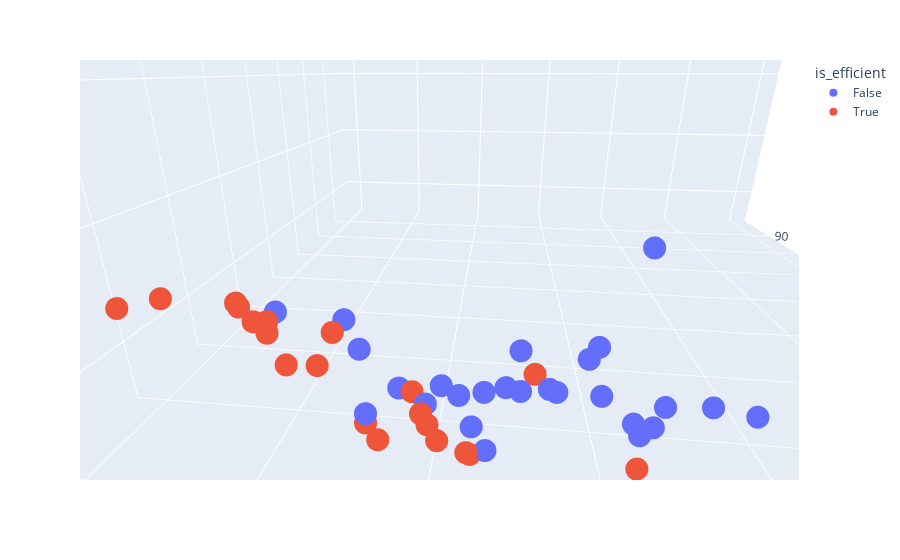

Write notebook code for a chart like this one.
### Code cell
import plotly.express as px

fig = px.scatter_3d(df, x='throughput_time', y='throughput', z='wip', hover_data=['cost', 'Generation', 'population_number', 'agg_fitness'],
              color=df['is_efficient'], color_continuous_scale=px.colors.sequential.Viridis)
fig.show()

### Figure 1 — Plotly figure (JSON) as saved in the notebook; plotly's stock layout.template omitted (floating-point values rounded to 4 significant figures; data arrays with more than 128 entries replaced by an {"elided": "..."} marker saying what was removed)
{"data": [{"customdata": {"elided": "38x4 float values"}, "hovertemplate": "is_efficient=False<br>throughput_time=%{x}<br>throughput=%{y}<br>wip=%{z}<br>cost=%{customdata[0]}<br>Generation=%{customdata[1]}<br>population_number=%{customdata[2]}<br>agg_fitness=%{customdata[3]}<extra></extra>", "legendgroup": "False", "marker": {"color": "#636efa", "symbol": "circle"}, "mode": "markers", "name": "False", "scene": "scene", "showlegend": true, "type": "scatter3d", "x": [22.33, 50.02, 21.15, 76.81, 24.72, 26.8, 97.38, 27.56, 76.81, 54.76, 46.33, 22.63, 23.43, 22.52, 24.24, 21.15, 67.86, 24.6, 23.36, 24.26, 23.3, 25.6, 21.39, 24.37, 63.02, 28.06, 24.11, 33.27, 24.48, 24.57, 27.14, 26.43, 24.38, 24.85, 24.17, 26.0, 27.87, 24.57], "y": [3467.0, 3248, 3439, 3363, 3415, 3425, 3312.0, 3478, 3363, 3327.0, 3282.0, 3394, 3395, 3438, 3363, 3439, 3311, 3403, 3451, 3435, 3390, 3338, 3434, 3425, 3385, 3538, 3442.0, 3385, 3374, 3429, 3403, 3406, 3447.0, 3417.0, 3459, 3472.0, 3500, 3386], "z": [10.1, 21.03, 9.345, 31.62, 10.65, 11.56, 43.9, 12.17, 31.62, 22.14, 19.1, 9.951, 10.09, 9.833, 10.41, 9.345, 27.91, 10.66, 10.29, 10.6, 10.05, 10.94, 9.395, 10.7, 29.26, 12.49, 10.47, 14.39, 10.56, 10.75, 11.78, 11.49, 10.71, 10.71, 10.57, 11.45, 12.25, 10.42]}, {"customdata": [[95000, 4, 103, -164.1], [90000, 5, 10, -136.6], [90000, 5, 25, -136.5], [45000, 6, 2, 80.55], [95000, 6, 104, -159.6], [90000, 6, 122, -144.8], [90000, 6, 126, -143.6], [90000, 6, 243, -136.8], [85000, 7, 28, -113.9], [95000, 7, 31, -161.7], [90000, 7, 97, -141.0], [90000, 7, 117, -137.2], [95000, 8, 20, -160.3], [95000, 9, 10, -162.7], [95000, 9, 97, -161.6], [95000, 9, 125, -163.2], [90000, 10, 95, -137.7], [90000, 10, 129, -138.5], [100000, 10, 135, -184.4], [90000, 13, 10, -139.3], [90000, 13, 25, -139.0], [90000, 13, 117, -140.6]], "hovertemplate": "is_efficient=True<br>throughput_time=%{x}<br>throughput=%{y}<br>wip=%{z}<br>cost=%{customdata[0]}<br>Generation=%{customdata[1]}<br>population_number=%{customdata[2]}<br>agg_fitness=%{customdata[3]}<extra></extra>", "legendgroup": "True", "marker": {"color": "#EF553B", "symbol": "circle"}, "mode": "markers", "name": "True", "scene": "scene", "showlegend": true, "type": "scatter3d", "x": [27.96, 21.15, 21.65, 25.5, 21.44, 19.67, 20.4, 28.06, 23.86, 21.19, 21.32, 22.37, 22.2, 25.16, 24.9, 26.57, 22.77, 27.08, 27.49, 28.08, 27.26, 26.88], "y": [3512.0, 3439, 3447.0, 3421, 3463, 3332.0, 3356, 3538, 3455, 3438, 3395, 3450, 3467.0, 3484, 3493, 3501, 3452.0, 3506, 3552.0, 3513, 3502.0, 3481], "z": [12.35, 9.345, 9.521, 11.05, 9.448, 8.371, 8.79, 12.49, 10.56, 9.273, 9.201, 9.838, 9.782, 10.93, 10.95, 11.7, 10.1, 12.0, 12.13, 12.48, 11.99, 11.81]}], "layout": {"autosize": true, "legend": {"title": {"text": "is_efficient"}, "tracegroupgap": 0}, "margin": {"t": 60}, "scene": {"aspectmode": "auto", "aspectratio": {"x": 1, "y": 1, "z": 1}, "camera": {"center": {"x": 0.05918, "y": 0.2033, "z": -0.4892}, "eye": {"x": -0.7838, "y": 0.1025, "z": -0.1531}, "projection": {"type": "perspective"}, "up": {"x": 0, "y": 0, "z": 1}}, "domain": {"x": [0, 1], "y": [0, 1]}, "xaxis": {"title": {"text": "throughput_time"}, "type": "linear"}, "yaxis": {"title": {"text": "throughput"}, "type": "linear"}, "zaxis": {"title": {"text": "wip"}, "type": "linear"}}}}
